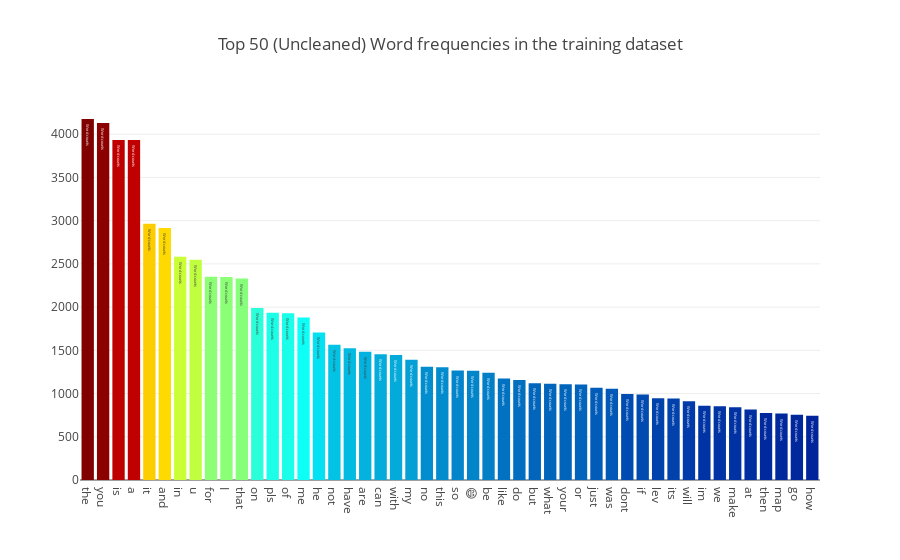

Notebook code for this chart:
### Code cell
all_words = train['content'].str.split(expand=True).unstack().value_counts()
data = [go.Bar(
            x = all_words.index.values[2:50],
            y = all_words.values[2:50],
            marker= dict(colorscale='Jet',
                         color = all_words.values[2:100]
                        ),
            text='Word counts'
    )]

layout = go.Layout(
    title='Top 50 (Uncleaned) Word frequencies in the training dataset'
)

fig = go.Figure(data=data, layout=layout)

py.iplot(fig, filename='basic-bar')

### Figure 1 — Plotly figure (JSON) as saved in the notebook; plotly's stock layout.template omitted (floating-point values rounded to 4 significant figures)
{"data": [{"marker": {"color": [4176, 4131, 3934, 3933, 2963, 2916, 2583, 2548, 2352, 2349, 2331, 1989, 1934, 1930, 1879, 1707, 1564, 1525, 1484, 1454, 1446, 1392, 1311, 1304, 1267, 1265, 1242, 1173, 1157, 1118, 1114, 1109, 1106, 1068, 1056, 994, 988, 947, 943, 912, 860, 854, 841, 815, 775, 768, 754, 744, 730, 706, 705, 684, 684, 674, 670, 658, 653, 653, 641, 637, 632, 628, 621, 621, 605, 598, 594, 592, 577, 574, 566, 566, 559, 552, 551, 542, 536, 534, 520, 520, 519, 519, 514, 512, 507, 501, 500, 500, 498, 493, 483, 467, 466, 464, 463, 463, 459, 455], "colorscale": "Jet"}, "text": "Word counts", "type": "bar", "x": ["the", "you", "is", "a", "it", "and", "in", "u", "for", "I", "that", "on", "pls", "of", "me", "he", "not", "have", "are", "can", "with", "my", "no", "this", "so", "😄", "be", "like", "do", "but", "what", "your", "or", "just", "was", "dont", "if", "lev", "its", "will", "im", "we", "make", "at", "then", "map", "go", "how"], "y": [4176, 4131, 3934, 3933, 2963, 2916, 2583, 2548, 2352, 2349, 2331, 1989, 1934, 1930, 1879, 1707, 1564, 1525, 1484, 1454, 1446, 1392, 1311, 1304, 1267, 1265, 1242, 1173, 1157, 1118, 1114, 1109, 1106, 1068, 1056, 994, 988, 947, 943, 912, 860, 854, 841, 815, 775, 768, 754, 744]}], "layout": {"title": "Top 50 (Uncleaned) Word frequencies in the training dataset"}}
